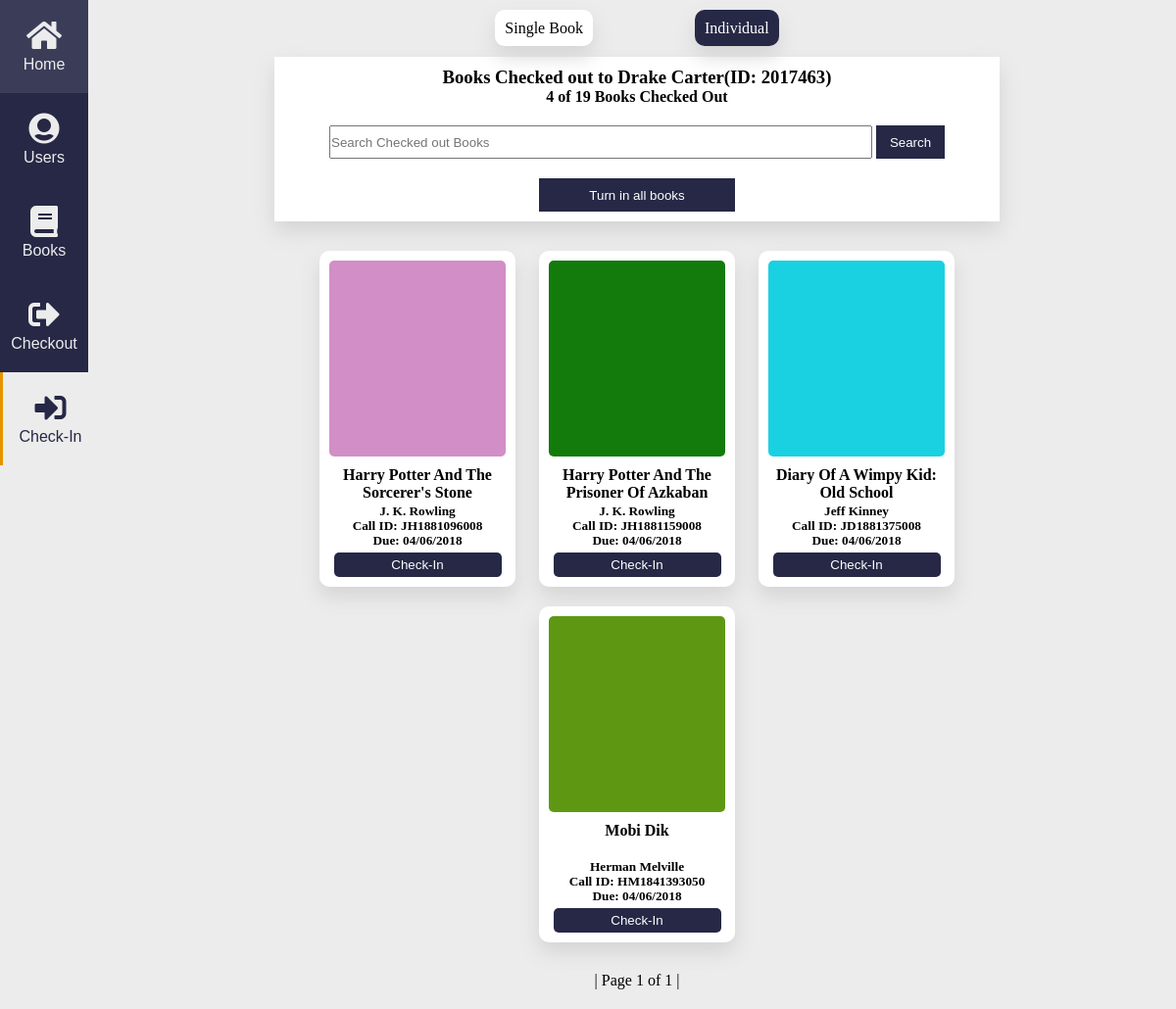
The page /checkin/individual/17/ on the database its author committed.
### Database/models.py (models this page shows, shortened)
class Person(models.Model):
    class Meta:
        verbose_name_plural = 'People'
    choices = (
        ('Student', 'Student'),
        ('Staff', 'Staff')
    )
    first_name = models.CharField(max_length=20)
    last_name = models.CharField(max_length=50)
    full_name = models.CharField(max_length=90, blank=True, null=True)
    status = models.CharField(max_length=10, choices=choices)
    books_allowed = models.PositiveSmallIntegerField(validators=[MinValueValidator(1)])
    id_number = models.CharField(max_length=10, unique=True)
    books_out = models.PositiveSmallIntegerField(default=0, blank=True)
    day_limit = models.PositiveSmallIntegerField(validators=[MinValueValidator(1)])

class Book(models.Model):
    class Meta:
        verbose_name_plural = 'Books'
    title = models.CharField(max_length=200)
    author = models.CharField(max_length=50)
    year = models.PositiveSmallIntegerField(validators=[MinValueValidator(1000)])
    price = models.CharField(max_length=6)
    holder = models.ForeignKey('Person', related_name='book_holder', on_delete=models.PROTECT, null=True, blank=True)
    available = models.BooleanField(default=True, blank=True)
    checking_out = models.BooleanField(default=False, blank=True)
    days_to_be_out = models.PositiveSmallIntegerField(default=0, blank=True)
    due_date = models.PositiveSmallIntegerField(null=True, blank=True)
    call_id = models.CharField(max_length=10, editable=False, blank=True)
    r = models.CharField(max_length=4, editable=False, blank=True)
    g = models.CharField(max_length=4, editable=False, blank=True)
    b = models.CharField(max_length=4, editable=False, blank=True)
    """ WIll add the call_id, r, g, and b fields automatically to the database. Call_id is built from
    the first letter of the authors name, first letter of the book title, last 2 digits of the current year,
    seconds of when added since midnight, and the current day # of the year. This method ensures book call_id
    does not repeat for any two books. RGB color code is randomly created as well which is to be used as a cover
    holder for the book.
    """

### Checkin_Book/views.py (the view, shortened to what this page needs)
# urls.py: url(r'^checkin/individual/(?P<pk>\d+)/$', CheckinViews.checkin_user_books, name="checkin-user"),
def checkin_user_books(request, pk):
    user = get_object_or_404(Person, pk=pk)
    user_books = Book.objects.filter(holder=pk)
    query = request.GET.get('q')
    if query:
        user_books = user_books.filter(
            Q(title__icontains=query)|
            Q(author__icontains=query)|
            Q(call_id__icontains=query)
        )
    paginator = Paginator(user_books, 12)
    page_var = 'page'
    page = request.GET.get(page_var)
    try:
        queryset = paginator.page(page)
    except PageNotAnInteger:
        queryset = paginator.page(1)
    book_pk = request.POST.get('book_pk')
    checkin_all = request.POST.get('all')
    context = {
        'user': user,
        'books': queryset,
        'page_var': page_var,
        'Checkin': 'active'
    }
    return render(request, 'active_template/CheckinByUser.html', context)

### templates/active_template/CheckinByUser.html (shortened to what this page needs)
{% load static %}<!DOCTYPE html>
<html lang="en">
<head>
  <link rel="stylesheet" type="text/css" href="{% static 'css/default_css/main.css' %}">
  <link rel="stylesheet" href="{% static 'css/default_css/CRUD.css' %}">
  <link rel="stylesheet" type="text/css" href="{% static 'css/default_css/assets/webfonts/fontawesome-all.css' %}">
</head>
<body>
  <div id="side">
    <div class="menu-item">
      <a href="{% url 'home' %}">
        <div class="space">
        </div>
        <i class="fas fa-home"></i>
        <p>Home</p>
        <div class="space">
        </div>
      </a>
    </div>
    <div class="menu-item">
      <a href="{% url 'users' %}">
        <div class="space">
        </div>
        <i class="fas fa-user-circle"></i>
        <p>Users</p>
        <div class="space">
        </div>
      </a>
    </div>
    <div class="menu-item">
      <a href="{% url 'booksearch' %}">
        <div class="space">
        </div>
        <i class="fas fa-book"></i>
        <p>Books</p>
        <div class="space">
        </div>
      </a>
    </div>
    <div class="menu-item">
      <a href="{% url 'checkout' %}">
        <div class="space">
        </div>
        <i class="fas fa-sign-out-alt"></i>
        <p>Checkout</p>
        <div class="space">
        </div>
      </a>
    </div>
    <div class="active">
        <div class="space">
        </div>
        <i class="fas fa-sign-in-alt"></i>
        <p>Check-In</p>
        <div class="space">
        </div>
    </div>
  </div>
  <div id="content">
    <div id="checkin-options">
        <a class="checkin-type" href="{% url 'checkin' %}">Single Book</a>
        <a id="type" class="checkin-type">Individual</a>
    </div>
    <div id="CRUD">
      <div id="CRUD-search">
        <form method="GET" action="">
          <h3>Books Checked out to {{user.full_name}}(ID: {{user.id_number}}){% if user.status == "Staff" %}(Staff){%endif%}</h3>
          <h4>{{user.books_out}} of {{user.books_allowed}} Books Checked Out</h4>
          <div class="space"></div>
          <input id="search-field" type="text" name="q" placeholder="Search Checked out Books" value="{{request.GET.q}}" />
          <input id="submit" type="submit" value="Search" />
        </form>
        <form method="POST" action=""> {% csrf_token %}
          <input onclick="return confirm('Check-in all books for {{user.full_name}}?')" style="width: 200px;" type="submit" id="submit" value="Turn in all books">
        </form>
      </div>
      <div id="CRUD-body">{% for book_out in books %}
        <a>
          <div class="book-cards">
            <div class="color-holder" style="background-color: rgb({{book_out.r}},{{book_out.g}},{{book_out.b}})">
            </div>
            <div class="info">
              <h4>{{book_out.title}}</h4>
              <h5>{{book_out.author}}</h5>
              <h5>Call ID: {{book_out.call_id}}</h5>
              <h5>Due: {% with date=book_out.due_date|slugify %}{{date|slice:"4:6"}}/{{date|slice:"6:8"}}/{{date|slice:":4"}}{% endwith %}</h5>
              <form method="POST" action="">{% csrf_token %}
                <input onclick="return confirm('Turn in {{book_out.title}} for user {{user.full_name}}?')" type="submit" value="Check-In" class="checkin" >
              </form>
            </div>
          </div>
        </a>{% endfor %}
      </div>
      <div class="space"></div>
      <div style="text-align: center;" class="pagination">
        <span class="page-links">
        <span class="Current">
          | Page {{books.number}} of {{books.paginator.num_pages}} |
        </span> {% if books.has_next %}<a style="color:black" href="?{{page_var}}={{books.next_page_number}}{% if request.GET.q %}&q={{request.GET.q}}{% endif %}">Next</a>{% endif %}
        </span>
      </div>
      <div class="space"></div>
    </div>
  </div>
</body>
</html>

### static/css/default_css/main.css (style rules this page uses)
* { padding: 0; margin: 0; }
body, .active, #side, .middle { background-color: #ececec; }
i, .space, .space-content, .top, .body { width: 100% }
.menu-item { background-color: #262846; }
a, .active { text-decoration: none; width: 100px; color: #ececec; text-align: center; }
.active { color: #262846; border-left: 3px solid #E59400; width: 97px; }
i { font-size: 2em; }
p { margin-top: 5px; margin-bottom: 0; font-family: Arial; }
#side { width: 90px; position: fixed; float: left; }
.space { height: 20px; }
#content { margin-left: 100px; min-width: 780px; }

### static/css/default_css/CRUD.css (style rules this page uses)
#CRUD { width: 740px; margin: auto; }
#CRUD-search { text-align: center; background-color: white; margin-bottom: 20px; box-shadow: 0px 10px 20px #d4d4d4; }
#CRUD-search form { padding: 10px; }
#search-field { height: 30px; width: 550px; }
#submit { background-color: #262846; color: white; width: 70px; height: 34px; border: none; box-shadow: none; }
#CRUD-body { position: relative; text-align: center; }
#CRUD-body a { color: black; margin: 10px; display: inline-block; width: 200px; }
.book-cards { width: 200px; background-color: #fff; box-shadow: 0px 10px 20px #d4d4d4; text-align: center; padding: 10px 0px 10px 0px; border-radius: 10px; }
.color-holder { height: 200px; width: 180px; margin: 10px; margin-top: 0px; border-radius: 5px; }
.info { width: 180px; margin: auto; }
.info h4 { height: 38px; overflow: hidden; }
.info h5 { height: 15px; overflow: hidden; }
.checkin { border:none; box-shadow:none; width: 95%; padding: 5px 0px 5px 0px; background-color: #262846; color: white; border-radius: 5px; margin-top: 5px; }
#checkin-options { padding: 20px; text-align: center; }
.checkin-type { color: black; background-color: white; border-radius: 10px; box-shadow: 0px 10px 20px #d4d4d4; padding: 10px; margin: 50px; }
#type { background-color: #262846; color: white; }

### rows shown on the page
Person: full_name "Drake Carter", id_number "2017463", books_out "4", books_allowed "19"
Book: title "Harry Potter And The Sorcerer's Stone", author "J. K. Rowling", call_id "JH1881096008", value "04", value "06", value "2018"
Book: title "Harry Potter And The Prisoner Of Azkaban", author "J. K. Rowling", call_id "JH1881159008", value "04", value "06", value "2018"
Book: title "Diary Of A Wimpy Kid: Old School", author "Jeff Kinney", call_id "JD1881375008", value "04", value "06", value "2018"
Book: title "Mobi Dik", author "Herman Melville", call_id "HM1841393050", value "04", value "06", value "2018"

### other values the page prints
{{ books.number }} "1"
{{ books.paginator.num_pages }} "1"
